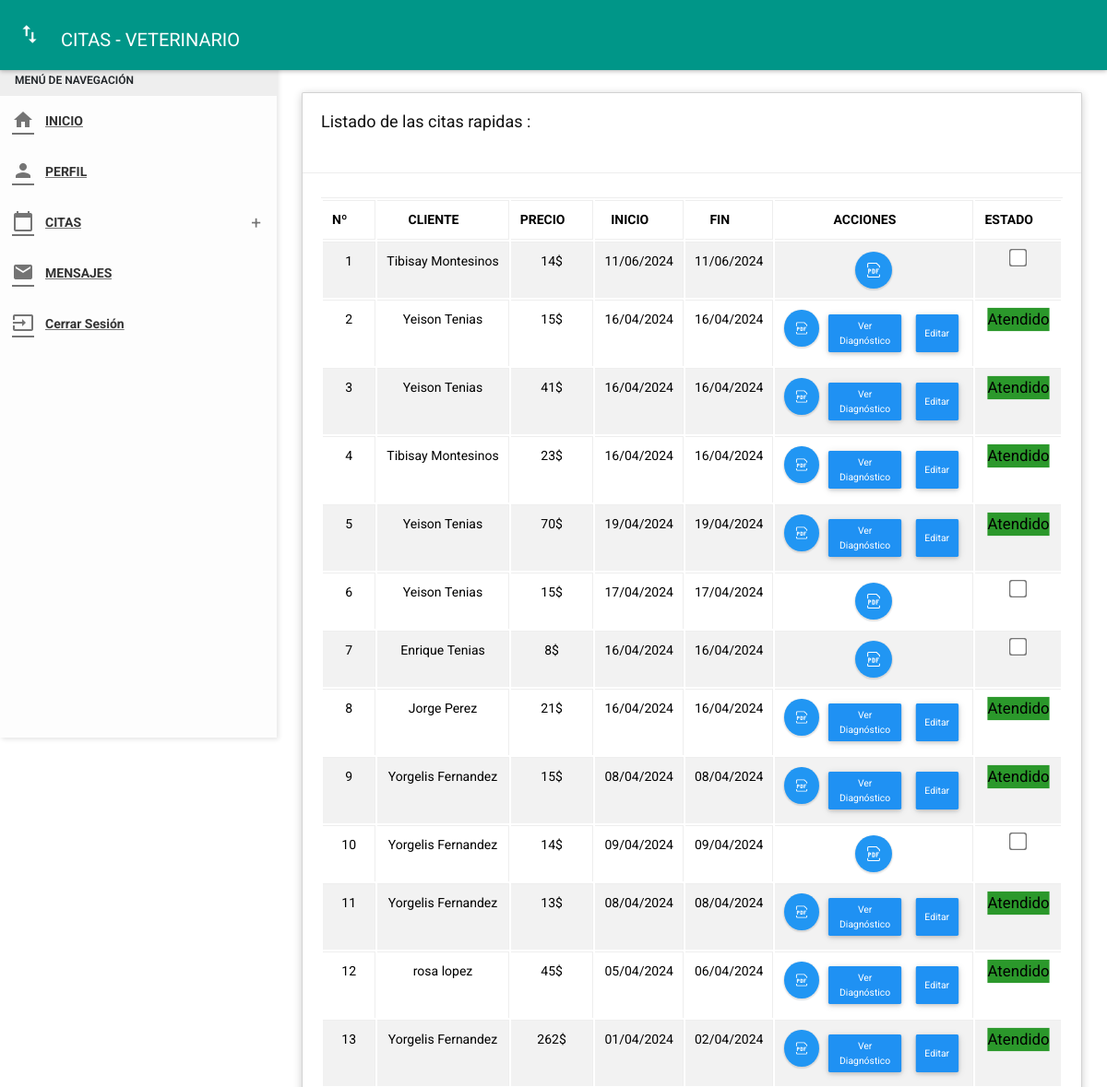
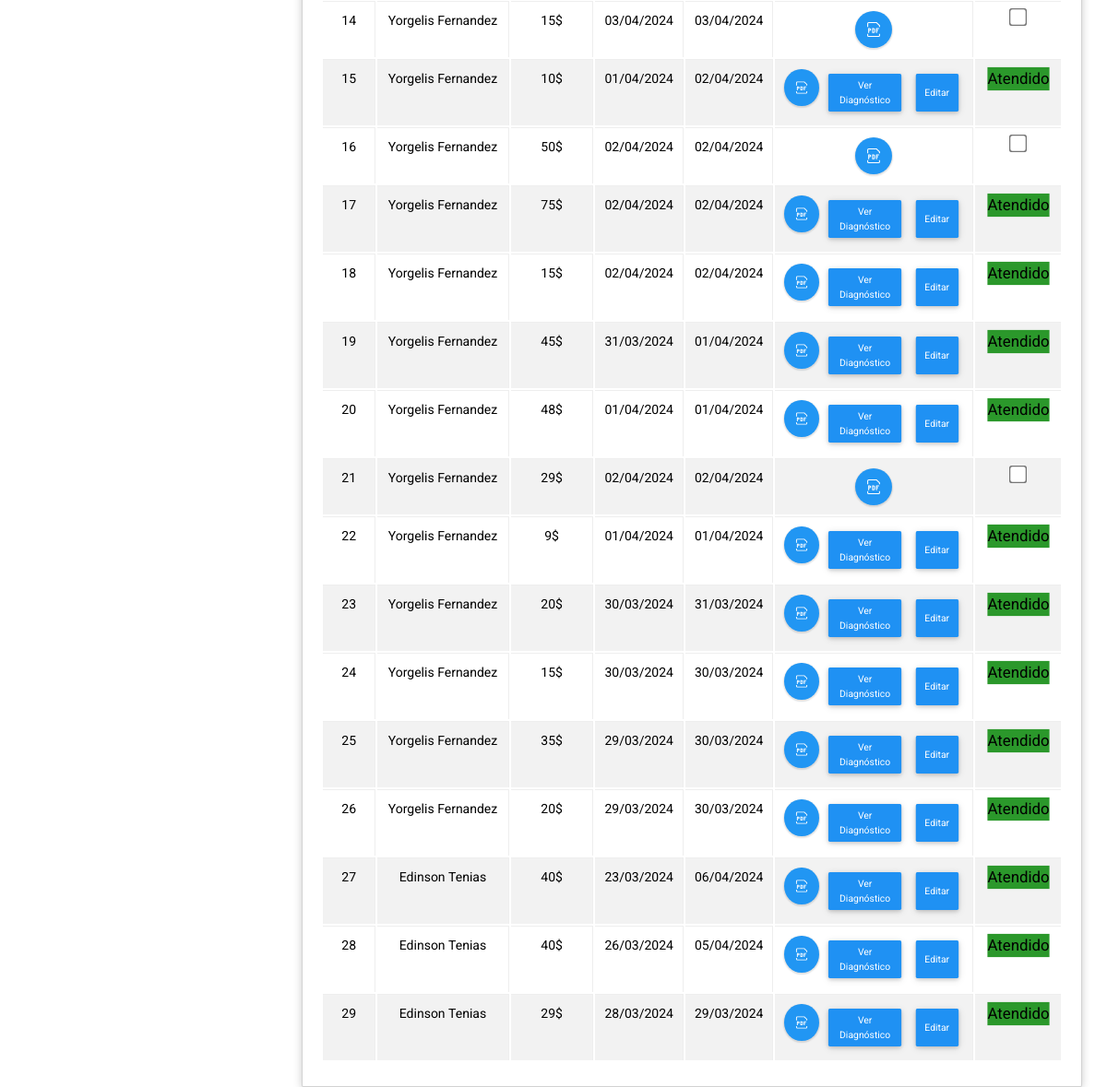
Before: /View/sideVeterinarian/quotes/mostrar.php (signed in) with the older database file (2 pictures, top to bottom).
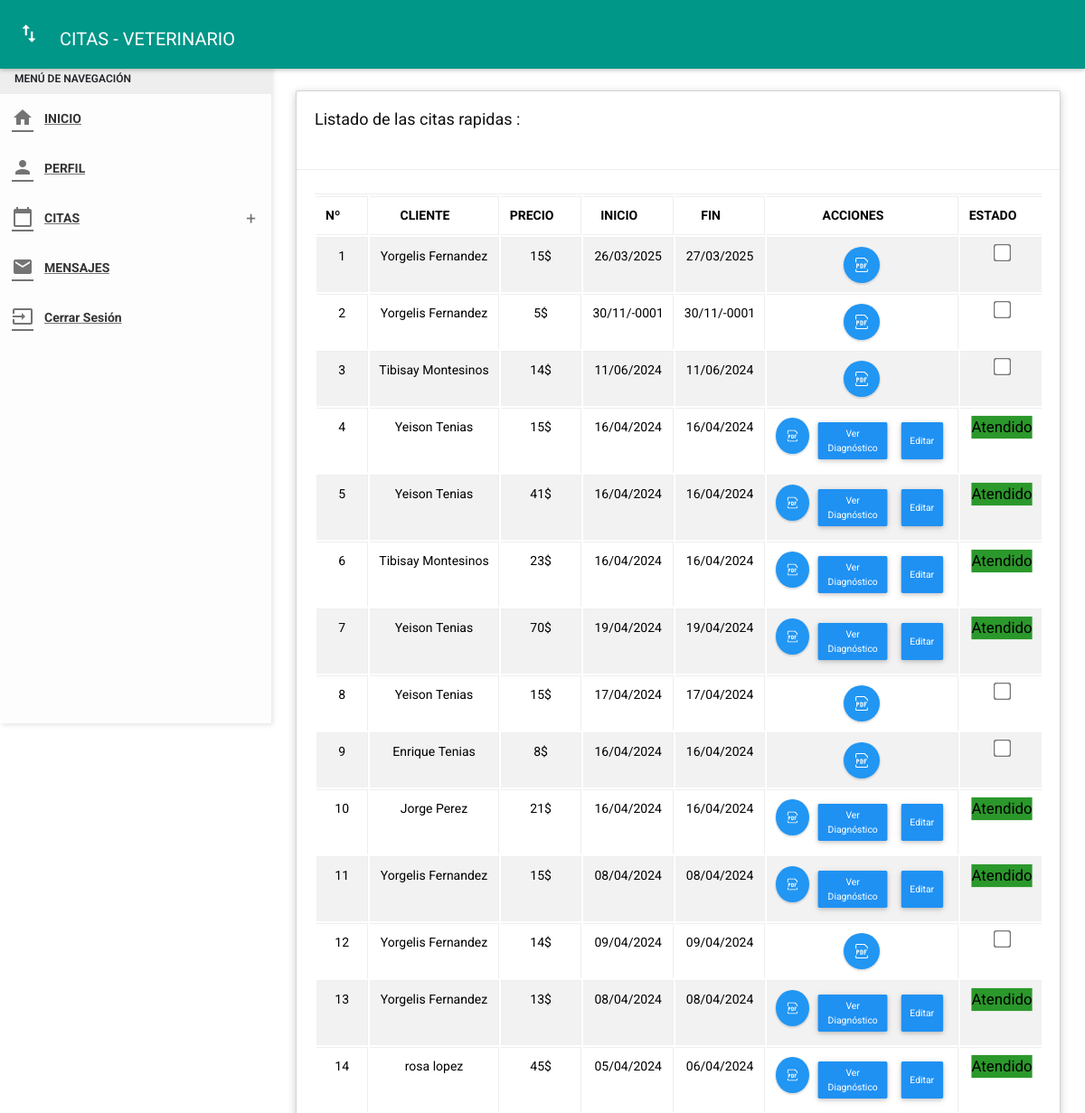
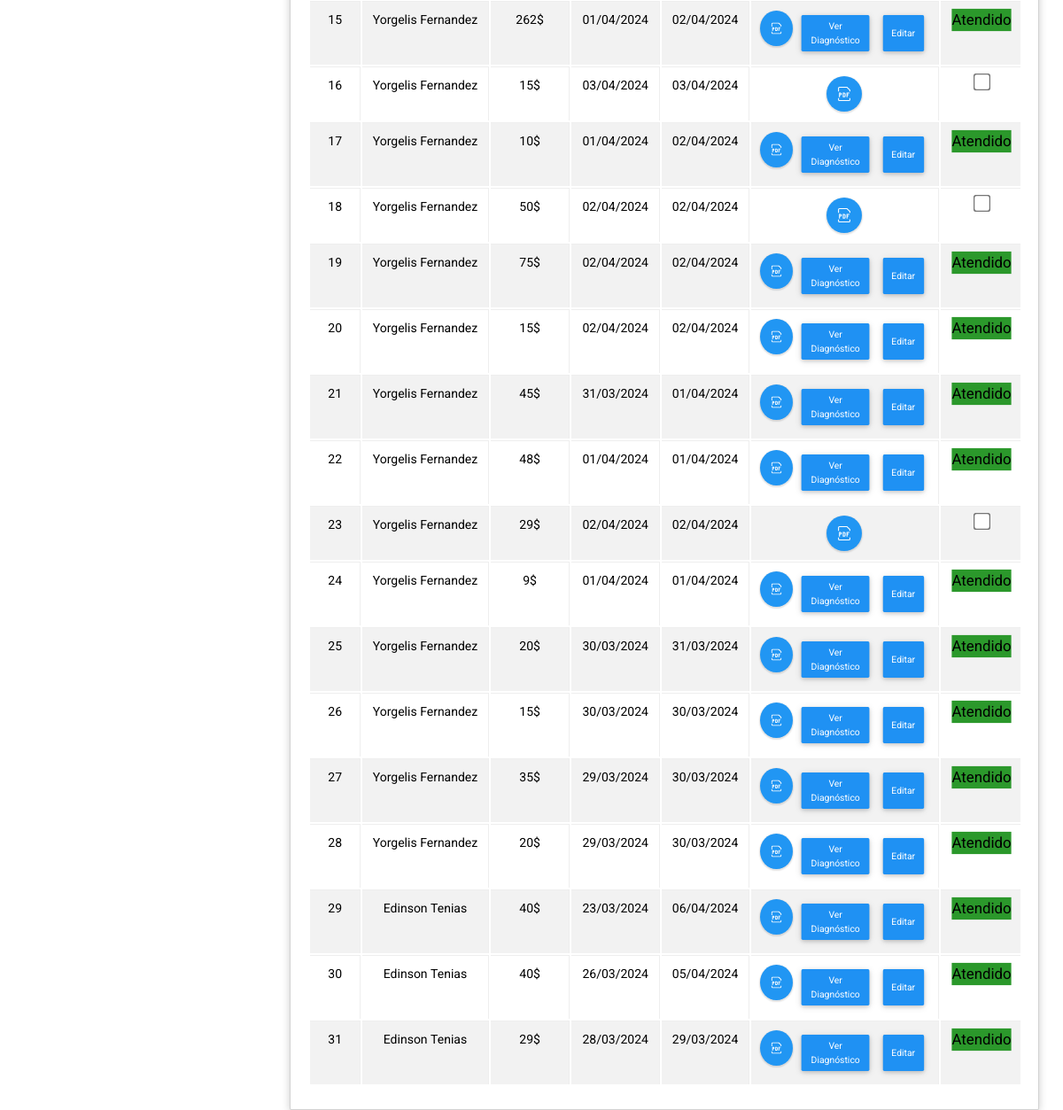
After: the same page with the newer database file (2 pictures, top to bottom).
### tables this page shows
CREATE TABLE `quotes` (
  `quotesID` int(11) NOT NULL,
  `ownerID` int(11) NOT NULL,
  `vetID` int(11) DEFAULT NULL,
  `number_quote` varchar(10) NOT NULL,
  `diagnosis` varchar(200) NOT NULL,
  `attended` varchar(100) NOT NULL,
  `cost` float NOT NULL,
  `start` date NOT NULL,
  `end` date NOT NULL,
  `dateCreation` timestamp NOT NULL DEFAULT current_timestamp(),
  `status` char(1) NOT NULL
);

CREATE TABLE `owner` (
  `id_due` int(11) NOT NULL,
  `dni_due` char(8) NOT NULL,
  `nom_due` varchar(35) NOT NULL,
  `ape_due` varchar(35) NOT NULL,
  `movil` char(11) NOT NULL,
  `fijo` char(11) NOT NULL,
  `correo` varchar(30) NOT NULL,
  `direc` varchar(150) NOT NULL,
  `estado` char(1) NOT NULL,
  `contra` varchar(255) NOT NULL,
  `cargo` int(11) NOT NULL,
  `fere` timestamp NOT NULL DEFAULT current_timestamp()
);

### View/sideVeterinarian/quotes/mostrar.php (the view, shortened to what the changed rows need)
<?php
require_once './../../../assets/db/connectionMysql.php';
?>
<!DOCTYPE html>
<html lang="es-ES">
<head>
  <link href="./../../../assets/plugins/bootstrap/css/bootstrap.css" rel="stylesheet">
  <link href="./../../../assets/plugins/node-waves/waves.css" rel="stylesheet" />
  <link href="./../../../assets/plugins/animate-css/animate.css" rel="stylesheet" />
  <link href="./../../../assets/plugins/jquery-datatable/skin/bootstrap/css/dataTables.bootstrap.css" rel="stylesheet">
  <link href="./../../../css/style.css" rel="stylesheet">
  <link href="./../../../assets/css/fullcalendar.css" rel="stylesheet" />
  <link href="./../../../assets/css/themes/all-themes.css" rel="stylesheet" />
</head>
<body class="theme-red">
  <section class="content">
    <div class="container-fluid">
      <div class="row clearfix">
        <div class="col-lg-12 col-md-12 col-sm-12 col-xs-12">
          <div class="card">
            <div class="header">
              <h2>Listado de las citas rapidas :</h2>
              <br>
            </div>
            <div class="body">
              <div class="table-responsive">
                <table class="table table-bordered table-striped table-hover dataTable js-exportable">
                  <thead>
                    <tr>
                      <th class="text-center">Nº</th>
                      <th class="text-center">CLIENTE</th>
                      <th class="text-center">PRECIO</th>
                      <th class="text-center">INICIO</th>
                      <th class="text-center">FIN</th>
                      <th class="text-center">ACCIONES</th>
                      <th class="text-center">ESTADO</th>
                    </tr>
                  </thead>
                  <tbody>
                  <?php
$sql = "SELECT * FROM quotes AS q
        JOIN veterinarian AS v
        JOIN owner AS o
        ON q.vetID = v.id_vet AND o.id_due = q.ownerID
        ORDER BY q.dateCreation DESC";
$results = mysqli_query($conn, $sql);
foreach ($results as $key => $va) { ?>
    <tr>
        <td class="text-center"><?= $key + 1; ?></td>
        <td class="text-center"><?= $va['nom_due']; ?>&nbsp;<?= $va['ape_due']; ?></td>
        <?php
        $quotesID = $va['quotesID'];
        $sql = "SELECT SUM(qs.priceTotal) as priceTotal
                FROM quotes_services as qs
                JOIN service AS s
                ON qs.serviceID = s.id_servi
                WHERE qs.quotesID = '$quotesID'";
        $result = mysqli_query($conn, $sql);
        foreach ($result as $row) { ?>
            <td class="text-center"><?= $va['cost'] + $row['priceTotal']; ?>$</td>
        <?php } ?>
        <td class="text-center"><?= date('d/m/Y', strtotime($va['start'])); ?></td>
        <td class="text-center"><?= date('d/m/Y', strtotime($va['end'])); ?></td>
        <td style="display: flex;justify-content: center;">
            <button onclick="nose('<?= $va['quotesID']; ?>', '<?= $va['ownerID']; ?>')" class="btn bg-blue btn-circle waves-effect waves-circle waves-float btn-pdf" style="display: grid;place-items: center;">
                <img src="./../../../assets/icons/TeenyiconsPdfOutline.svg" style="width: 100%;height: 100%;"/>
            </button>
            <?php if ($va['status'] == 1) { ?>
                <button class="btn btn-primary showDiagnosis" value="<?= $va['quotesID']; ?>">Ver Diagnóstico</button>
                <button class="btn btn-primary" style="transform: scale(0.8)" onClick="updateDiagnosis(<?= $va['quotesID']; ?>)">Editar</button>
            <?php } ?>
        </td>
        <td class="text-center">
            <div style="display: flex;justify-content: center;gap: 20px;align-items: center">
                <?php
                if ($va['status'] == 1) { ?>
                    <span class="label label-success" style="transform: scale(1.2);">Atendido</span>
                <?php } else { ?>
                    <input type="checkbox" class="checkbox-verify" value="<?= $va['quotesID']; ?>" style="transform: scale(1.5);">
                <?php } ?>
            </div>
        </td>
    </tr>
<?php } ?>
                  </tbody>
                </table>
              </div>
            </div>
          </div>
        </div>
      </div>
    </div>
  </section>
</body>
</html>

Changed rows visible on the page:
added quotes: ownerID.nom_due "Yorgelis", ownerID.ape_due "Fernandez", priceTotal "15", start "26/03/2025", end "27/03/2025"
added quotes: ownerID.nom_due "Yorgelis", ownerID.ape_due "Fernandez", priceTotal "5", start "30/11/-0001", end "30/11/-0001"
